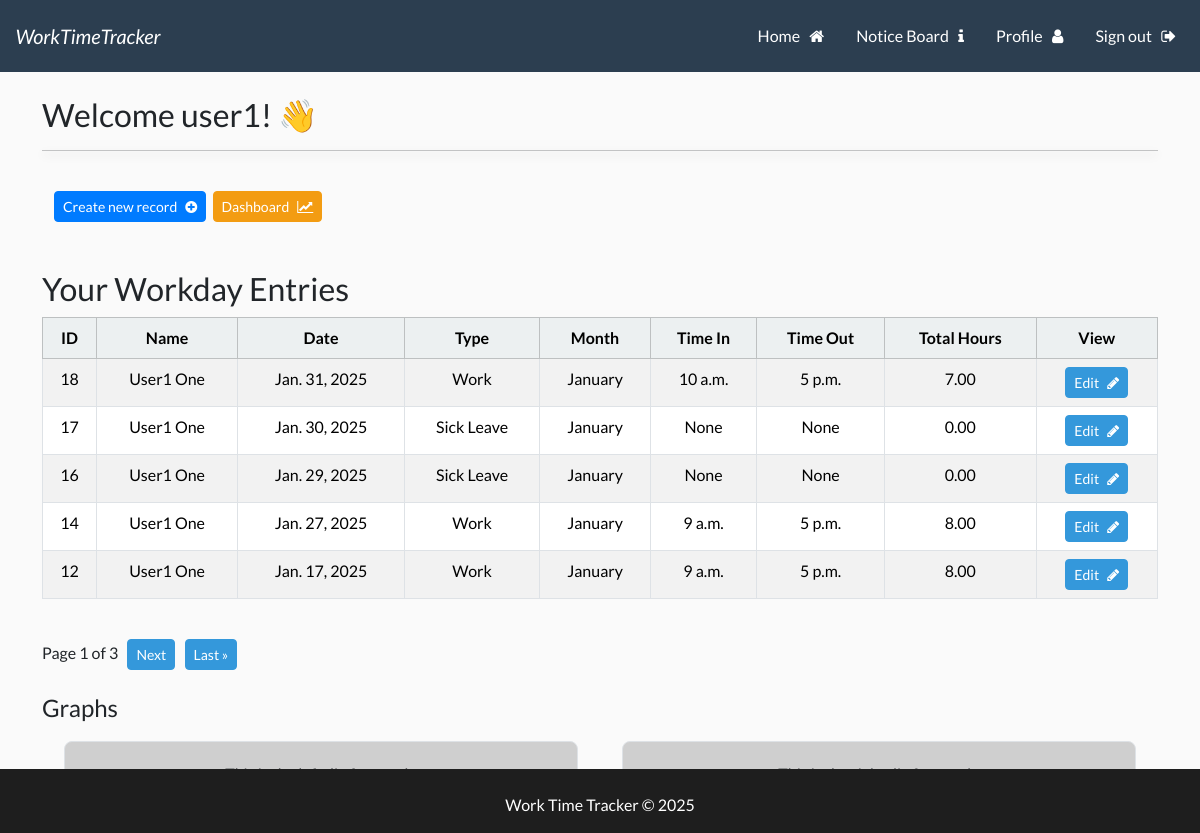
The app's page /wttapp (signed in), older data.
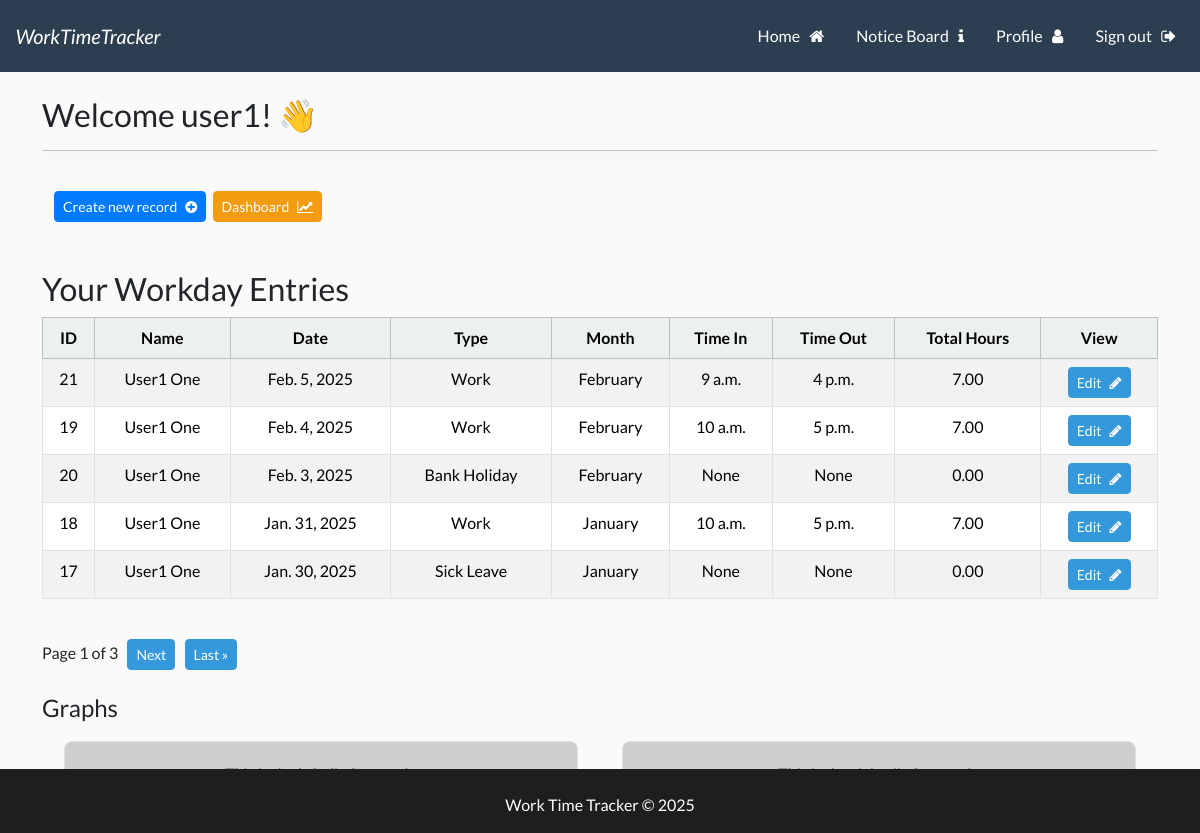
The same page, newer data.
### wttapp/models.py (models this page shows, shortened)
class Workday(models.Model):
    user = models.ForeignKey(User, related_name='user_workdays', on_delete=models.CASCADE)
    WORKDAY_TYPE_CHOICES = [
        ('Work', 'Work'),
        ('Sick Leave', 'Sick Leave'),
        ('Annual Leave', 'Annual Leave'),
        ('Bank Holiday', 'Bank Holiday'),
    ]
    MONTH_CHOICES = [
        ('January', 'January'),
        ('February', 'February'),
        ('March', 'March'),
        ('April', 'April'),
        ('May', 'May'),
        ('June', 'June'),
        ('July', 'July'),
        ('August', 'August'),
        ('September', 'September'),
        ('October', 'October'),
        ('November', 'November'),
        ('December', 'December'),
    ]
    id = models.AutoField(primary_key=True)
    date = models.DateField()
    year = models.IntegerField(default=datetime.now().year)
    month = models.CharField(
        max_length=20,
        choices=MONTH_CHOICES,
        default=get_current_month,
    )
    workday_type = models.CharField(
        max_length=20,
        choices=WORKDAY_TYPE_CHOICES,
        default='Work',
    )
    time_in = models.TimeField(blank=True, null=True)
    time_out = models.TimeField(blank=True, null=True)
    @property
    def total_hours(self):
        if self.time_in and self.time_out:
            time_in_dt = datetime.combine(date.today(), self.time_in)
            time_out_dt = datetime.combine(date.today(), self.time_out)
            time_diff = time_out_dt - time_in_dt
            return time_diff.total_seconds() / 3600  # Convert seconds to hours
        return 0

### UserLogin/models.py (models this page shows, shortened)
class UserProfile(models.Model):
    user = models.OneToOneField(User, related_name='user_profile', on_delete=models.CASCADE)
    username = models.CharField(max_length=150, editable=False)  # Automatically populated
    firstname = models.CharField(max_length=30, null=False, editable=True)  # Automatically populated
    lastname = models.CharField(max_length=150, null=False, editable=True)  # Automatically populated
    email = models.EmailField(null=True, editable=True)  # Automatically populated
    emergency_contact = models.CharField(max_length=100, blank=True, null=True, help_text="Emergency contact name and number.")
    manager_name = models.ForeignKey(
        User,
        related_name='user_manager',
        on_delete=models.SET_NULL,
        blank=True,
        null=True,
    )
    POSITION_CHOICES = [
        ('Staff', 'Staff'),
        ('Manager', 'Manager'),
        ('System Admin', 'System Admin'),
    ]
    position = models.CharField(
        max_length=20,
        choices=POSITION_CHOICES,
        default='Staff',
        help_text="This can be edited by your manager or System admin."
    )
    STATUS_CHOICES = [
        ('Active', 'Active'),
        ('Former', 'Former'),
    ]
    status = models.CharField(
        max_length=10,
        choices=STATUS_CHOICES,
        default='Active',
        help_text="User status (Active or Former)."
    )
    profile_picture = models.ImageField(upload_to='profile_pictures', blank=True, null=True)

### wttapp/views.py (the view)
# urls.py: 2. Add a URL to urlpatterns:  path('', views.home, name='home')
@login_required
def home(request):
    user_profile = UserProfile.objects.get(user=request.user)
    if user_profile.status == 'Active' and user_profile.position in ['System Admin', 'Manager']:
        records_list = Workday.objects.select_related('user__user_profile').all().order_by('-date')  # Show all records
    else:
        records_list = Workday.objects.select_related('user__user_profile').filter(user=request.user).order_by('-date')  # Show only the user's records
    paginator = Paginator(records_list, 5)  # Show 5 records per page
    page = request.GET.get('page', 1)  # Get the current page number from the request
    try:
        records = paginator.page(page)
    except PageNotAnInteger:
        records = paginator.page(1)
    except EmptyPage:
        records = paginator.page(paginator.num_pages)
    return render(request, 'wttapp/home.html', {'records': records, 'user_profile': user_profile})

### templates/wttapp/home.html (shortened to what this page needs)
{% extends 'base.html' %}
{% load static %}
{% block content %}
<h3> Welcome {{user}}! 👋 </h3>
<hr>
<br>
<div class="container-fluid">
    <div class="row">
        <div class="col-md-6 col-12">
                <a class="btn btn-primary btn-sm" href="{% url 'create_record' %}">Create new record &nbsp; <i class="fa fa-plus-circle" aria-hidden="true"></i></a>&nbsp;
                <a class="btn btn-warning btn-sm ml-auto" href="{% url 'dashboard' %}">Dashboard &nbsp; <i class="fa fa-line-chart" aria-hidden="true"></i></a>
        </div>
    </div>
</div>
<br><br>
{% if user_profile.status == 'Active' and user_profile.position in 'System Admin Manager' %}
    <h3>All Workday Entries</h3>
{% else %}
    <h3>Your Workday Entries</h3>
{% endif %}
<table class="table table-hover table-striped  table-bordered text-center">
    <thead class="table-light">
        <tr>
            <th scope="col">ID</th>
            <th scope="col">Name</th>
            <th scope="col">Date</th>
            <th scope="col">Type</th>
            <th scope="col">Month</th>
            <th scope="col">Time In</th>
            <th scope="col">Time Out</th>
            <th scope="col">Total Hours</th>
            <th scope="col">View</th>
        </tr>
    </thead>
    <tbody>
        {% if records %}
        {% for record in records %}
        <tr>
            <td>{{ record.id }}</td>
            <td>{{ record.user.user_profile.firstname }} {{ record.user.user_profile.lastname }} </td>
            <td>{{ record.date }}</td>
            <td>{{ record.get_workday_type_display }}</td>
            <td>{{ record.get_month_display }}</td>
            <td>{{ record.time_in }}</td>
            <td>{{ record.time_out }}</td>
            <td>{{ record.total_hours|floatformat:2 }}</td>
            <td>
                <a href="{% url 'edit_workday' record.id %}" class="btn btn-info btn-sm">Edit &nbsp; <i class="fa fa-pencil" aria-hidden="true"></i></a>
        </tr>
        {% endfor %}
        {% endif %}
    </tbody>
</table>
<br>
<div class="pagination">
    <span class="step-links">
        <span class="current">
            Page {{ records.number }} of {{ records.paginator.num_pages }} &nbsp;
        </span>
        {% if records.has_next %}
        <a class="btn btn-info btn-sm btn-secondary" href="?page={{ records.next_page_number }}">Next</a> &nbsp;
        <a class="btn btn-info btn-sm btn-secondary" href="?page={{ records.paginator.num_pages }}">Last &raquo;</a>
        {% endif %}
    </span>
</div>
<br>
<h4>Graphs</h4>
<div class="container-fluid">
    <div class="row">
        <div class="col-md-6 col-12">
            <div class="custom-div">
                <p class="text-muted">This is the left div for graph.</p>
            </div>
        </div>
        <div class="col-md-6 col-12">
            <div class="custom-div">
                <p class="text-muted">This is the right div for pragh. </p>
            </div>
        </div>
    </div>
</div>
{% endblock %}

Row changes from the older to the newer data that the page shows:
no longer on this page (row unchanged): Workday: id "16", user.user_profile.firstname "User1", user.user_profile.lastname "One", date "Jan. 29, 2025", workday_type "Sick Leave", month "January", time_in "None", time_out "None", total_hours "0.00"
no longer on this page (row unchanged): Workday: id "14", user.user_profile.firstname "User1", user.user_profile.lastname "One", date "Jan. 27, 2025", workday_type "Work", month "January", time_in "9 a.m.", time_out "5 p.m.", total_hours "8.00"
no longer on this page (row unchanged): Workday: id "12", user.user_profile.firstname "User1", user.user_profile.lastname "One", date "Jan. 17, 2025", workday_type "Work", month "January", time_in "9 a.m.", time_out "5 p.m.", total_hours "8.00"
added Workday: id "21", user.user_profile.firstname "User1", user.user_profile.lastname "One", date "Feb. 5, 2025", workday_type "Work", month "February", time_in "9 a.m.", time_out "4 p.m.", total_hours "7.00"
added Workday: id "19", user.user_profile.firstname "User1", user.user_profile.lastname "One", date "Feb. 4, 2025", workday_type "Work", month "February", time_in "10 a.m.", time_out "5 p.m.", total_hours "7.00"
added Workday: id "20", user.user_profile.firstname "User1", user.user_profile.lastname "One", date "Feb. 3, 2025", workday_type "Bank Holiday", month "February", time_in "None", time_out "None", total_hours "0.00"
